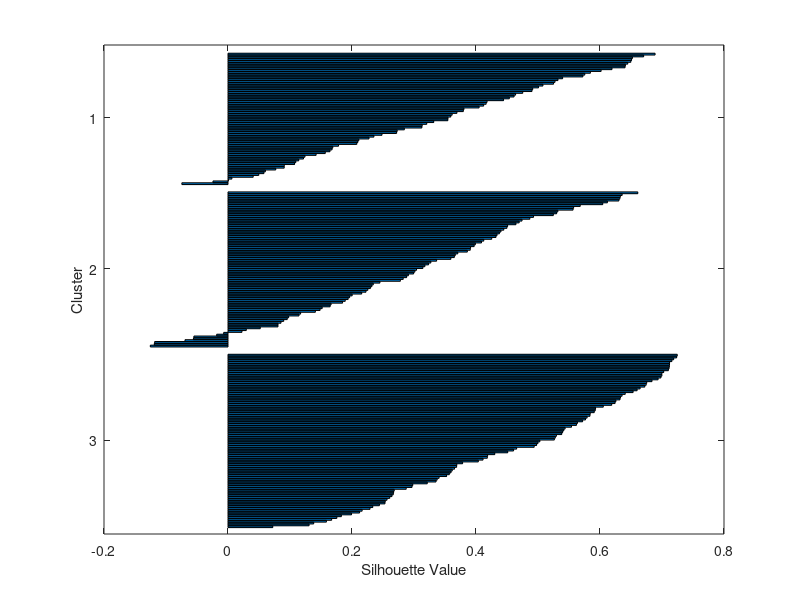

MATLAB code for this plot: (Note: this script raises an error after producing the figure.)
clc;
clearvars;

% Example data (replace with your actual data)
x1 = randn(36, 43); % Frequency domain features for user 1
x2 = randn(36, 43); % Frequency domain features for user 2
x3 = randn(36, 43); % Frequency domain features for user 3
x4 = randn(36, 43); % Frequency domain features for user 4
x5 = randn(36, 43); % Frequency domain features for user 5
x6 = randn(36, 43); % Frequency domain features for user 6
x7 = randn(36, 43); % Frequency domain features for user 7
x8 = randn(36, 43); % Frequency domain features for user 8
x9 = randn(36, 43); % Frequency domain features for user 9
x10 = randn(36, 43); % Frequency domain features for user 10

y1 = randn(36, 88); % Time domain features for user 1
y2 = randn(36, 88); % Time domain features for user 2
y3 = randn(36, 88); % Time domain features for user 3
y4 = randn(36, 88); % Time domain features for user 4
y5 = randn(36, 88); % Time domain features for user 5
y6 = randn(36, 88); % Time domain features for user 6
y7 = randn(36, 88); % Time domain features for user 7
y8 = randn(36, 88); % Time domain features for user 8
y9 = randn(36, 88); % Time domain features for user 9
y10 = randn(36, 88); % Time domain features for user 10

% Combine the frequency-domain and time-domain features for each user
combinedFeatures = [
    [x1, y1];
    [x2, y2];
    [x3, y3];
    [x4, y4];
    [x5, y5];
    [x6, y6];
    [x7, y7];
    [x8, y8];
    [x9, y9];
    [x10, y10]
];

% Normalize the combined features
combinedFeatures = (combinedFeatures - mean(combinedFeatures)) ./ std(combinedFeatures);

% 1. Split the dataset into training (70%), validation (15%), and test (15%) sets
numSamples = size(combinedFeatures, 1);
numTrain = round(0.7 * numSamples);   % 70% for training
numVal = round(0.15 * numSamples);    % 15% for validation
numTest = numSamples - numTrain - numVal;  % Remaining for test

% Randomly shuffle the indices
shuffledIndices = randperm(numSamples);

% Split the data
trainData = combinedFeatures(shuffledIndices(1:numTrain), :);
valData = combinedFeatures(shuffledIndices(numTrain+1:numTrain+numVal), :);
testData = combinedFeatures(shuffledIndices(numTrain+numVal+1:end), :);

% 2. Manual PCA Implementation (No Toolbox)
% Step 1: Compute the covariance matrix on the training data
covMatrix = cov(trainData);

% Step 2: Compute eigenvectors and eigenvalues using eig function
[eigenvectors, eigenvalues] = eig(covMatrix);

% Step 3: Sort eigenvalues and eigenvectors in descending order
[sortedEigenvalues, sortIdx] = sort(diag(eigenvalues), 'descend');
sortedEigenvectors = eigenvectors(:, sortIdx);

% Step 4: Select top 'numComponents' eigenvectors (Principal Components)
numComponents = 3; % Choose the number of principal components
trainReducedFeatures = trainData * sortedEigenvectors(:, 1:numComponents);

% Apply PCA to validation and test sets
valReducedFeatures = valData * sortedEigenvectors(:, 1:numComponents);
testReducedFeatures = testData * sortedEigenvectors(:, 1:numComponents);

% 3. K-Means Clustering (No Toolbox) on the training set
numClusters = 3;  % Number of clusters
maxIter = 100;    % Maximum iterations
tol = 1e-4;       % Convergence tolerance

% Initialize centroids randomly
centroids = trainReducedFeatures(randperm(size(trainReducedFeatures, 1), numClusters), :);

% K-Means Iteration on the training data
for iter = 1:maxIter
    % Assign samples to the nearest centroid using Euclidean distance
    distances = zeros(size(trainReducedFeatures, 1), numClusters);
    for i = 1:size(trainReducedFeatures, 1)
        for k = 1:numClusters
            distances(i, k) = sum((trainReducedFeatures(i, :) - centroids(k, :)).^2); % Euclidean distance
        end
    end
    [~, clusterIndices] = min(distances, [], 2);
    
    % Compute new centroids
    newCentroids = zeros(numClusters, size(trainReducedFeatures, 2));
    for k = 1:numClusters
        newCentroids(k, :) = mean(trainReducedFeatures(clusterIndices == k, :), 1);
    end
    
    % Check for convergence (if centroids do not change significantly)
    if norm(newCentroids - centroids) < tol
        disp('Convergence reached.');
        break;
    end
    centroids = newCentroids;
end

% 4. Evaluate clustering on validation and test sets
% Assign clusters to validation data
distancesVal = zeros(size(valReducedFeatures, 1), numClusters);
for i = 1:size(valReducedFeatures, 1)
    for k = 1:numClusters
        distancesVal(i, k) = sum((valReducedFeatures(i, :) - centroids(k, :)).^2); % Euclidean distance
    end
end
[valClusterIndices, ~] = min(distancesVal, [], 2);

% Assign clusters to test data
distancesTest = zeros(size(testReducedFeatures, 1), numClusters);
for i = 1:size(testReducedFeatures, 1)
    for k = 1:numClusters
        distancesTest(i, k) = sum((testReducedFeatures(i, :) - centroids(k, :)).^2); % Euclidean distance
    end
end
[testClusterIndices, ~] = min(distancesTest, [], 2);

% 5. Evaluate the Silhouette Score (Quality of Clustering)
% Calculate Silhouette Score for training, validation, and test sets
trainSilhouette = silhouette(trainReducedFeatures, clusterIndices);
valSilhouette = silhouette(valReducedFeatures, valClusterIndices);
testSilhouette = silhouette(testReducedFeatures, testClusterIndices);

disp(['Training Silhouette Score: ', num2str(mean(trainSilhouette))]);
disp(['Validation Silhouette Score: ', num2str(mean(valSilhouette))]);
disp(['Test Silhouette Score: ', num2str(mean(testSilhouette))]);

% 6. Plot clustering results for training, validation, and test sets
figure;
subplot(1,3,1);
scatter(trainReducedFeatures(:, 1), trainReducedFeatures(:, 2), 30, clusterIndices, 'filled');
title('Training Set Clustering');
xlabel('Principal Component 1');
ylabel('Principal Component 2');

subplot(1,3,2);
scatter(valReducedFeatures(:, 1), valReducedFeatures(:, 2), 30, valClusterIndices, 'filled');
title('Validation Set Clustering');
xlabel('Principal Component 1');
ylabel('Principal Component 2');

subplot(1,3,3);
scatter(testReducedFeatures(:, 1), testReducedFeatures(:, 2), 30, testClusterIndices, 'filled');
title('Test Set Clustering');
xlabel('Principal Component 1');
ylabel('Principal Component 2');
